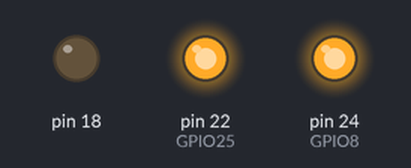
Simulated run of this program. Board: Raspberry Pi (header pin numbers). Shown: output pins drawn as LEDs (lit = HIGH). What the program prints to the terminal is not drawn. At 10.0 s the program stops and its outputs stay as they are.

Above: at 0.1 s.
At 6.1 s:
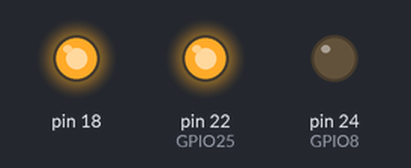
At 8.1 s:
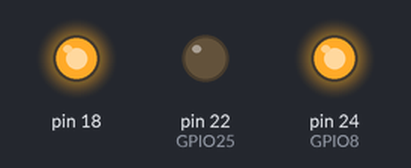
At 10.1 s:
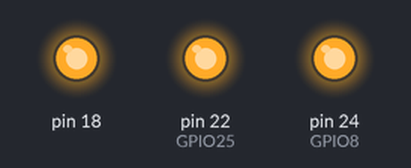
Timing chart, 0 to 11.5 s (numbered marks = the images above):
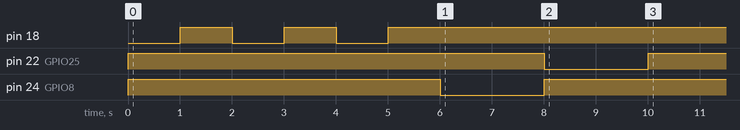

The program:

GPIOTest.py
```python
import sys
sys.path.insert(0, '../lib')

import time
import myGPIO
import RPi.GPIO as GPIO

print "GPIO.PUD_UP %d" % GPIO.PUD_UP
print "GPIO.PUD_DOWN %d" % GPIO.PUD_DOWN
o = myGPIO.mnemonic()

myRed=getattr(o, 'GPIO24')
myGreen=o.GPIO25
myBlue=o.GPIO8

GPIO.setup(myRed, GPIO.OUT)
GPIO.setup(myGreen, GPIO.OUT)
GPIO.setup(myBlue, GPIO.OUT)

GPIO.output(myRed, False)
GPIO.output(myGreen, True)
GPIO.output(myBlue, True)

for i in range(1,6):
	time.sleep(1)
	GPIO.output(myRed, (i % 2))
time.sleep(1)
GPIO.output(myBlue, False)
time.sleep(2)
GPIO.output(myBlue, True)
GPIO.output(myGreen, False)
time.sleep(2)
GPIO.output(myGreen, True)
```

myGPIO.py
```python
import os

class mnemonic():

	SDA0=3
	GPIO0=3
	SCL1=5
	GPIO1=5
	GPIO7=7
	TXD=8
	GPIO14=8
	RXD=10
	GPIO15=10
	GPIO17=11
	GPIO18=12
	GPIO21=13
	GPIO22=15
	GPIO23=16
	GPIO24=18
	MOSI=19
	SPI_MOSI=19
	GPIO10=19
	MISO=21
	SPI_MISO=21
	GPIO9=21
	GPIO25=22
	SCLK=23
	SPI_SCLK=23
	GPIO11=23
	GPIO8=24
	GPIO7=26

	# You can't access to GPIO constants if you are not root (currently).
	# So we redefine them here, and you can use them as mnemonic.XXX
	IN=1
	OUT=0
	PUD_UP=2
	PUD_DOWN=1
	RISING=1
	FALLING=2
	BOTH=3
	HIGH=1
	LOW=0

	invalidIO = (1, 2, 4, 6, 9, 14, 17, 20, 25)

	def __init__(self):
		if os.getuid() == 0:
		        import RPi.GPIO as GPIO
			GPIO.setmode(GPIO.BOARD)
			GPIO.setwarnings(False)
		#else act as constants repository only
```

Measured:
- by itself, pin 18: alternates HIGH for 1.0 s and LOW for 1.0 s, 5 changes in all, then stays HIGH
- by itself, pin 22 (GPIO25): LOW → HIGH at 0.00 s, → LOW 8.0 s later, → HIGH 2.0 s later
- by itself, pin 24 (GPIO8): LOW → HIGH at 0.00 s, → LOW 6.0 s later, → HIGH 2.0 s later
